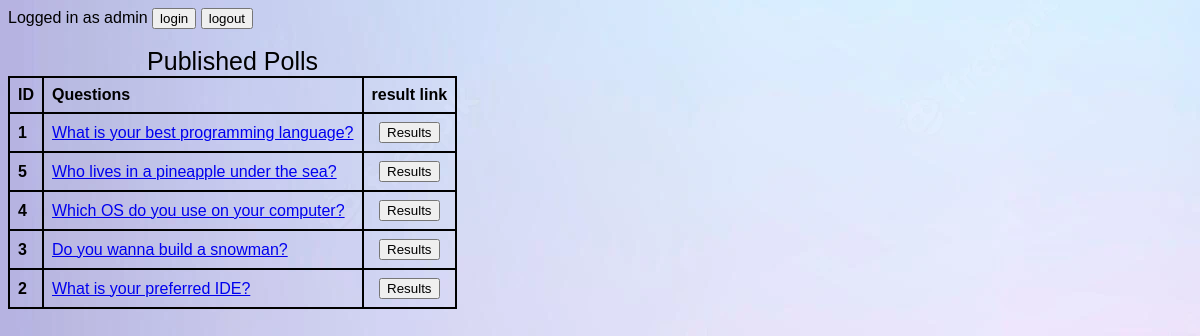
The page /polls/ (signed in) on the database its author committed.
### polls/models.py (models this page shows, shortened)
class Question(models.Model):
    question_text = models.CharField(max_length=200)
    pub_date = models.DateTimeField('date published')
    end_date = models.DateTimeField('date ending', null=True, default=None)

### polls/views.py (the view)
# urls.py: path('', views.IndexView.as_view(), name='index'),
class IndexView(generic.ListView):
    template_name = 'polls/index.html'
    context_object_name = 'latest_question_list'
    def get_queryset(self):
        return Question.objects.filter(pub_date__lte=timezone.localtime()).order_by('-pub_date')[:5]
    def get(self, request):
        if request.user.is_anonymous:
            return render(request, 'polls/index.html', context={"latest_question_list": self.get_queryset(),
                                                                "username": "Not currently logged in."})
        return render(request, 'polls/index.html', context={"latest_question_list": self.get_queryset(),
                                                            "username": "Logged in as " + request.user.username})

### polls/templates/polls/index.html (shortened to what this page needs)
{% load static %}
<link rel="stylesheet" href="{% static 'polls/style.css' %}">
<a href="http://127.0.0.1:8000/accounts/login"><button type="button" data-inline="true">{{ "login" }}</button></a>
<a href="http://127.0.0.1:8000/accounts/logout"><button type="button" data-inline="true">{{ "logout" }}</button></a> <br />
{% if latest_question_list %}
    <table class="questions">
        <caption>Published Polls</caption>
        <thead>
            <tr>
                <th>ID</th>
                <th>Questions</th>
                <th>result link</th>
            </tr>
        </thead>
        <tbody>
            {% for question in latest_question_list %}
            <tr>
                <th>{{ question.id }}</th>
                <td><a href="{% url 'polls:detail' question.id %}">{{ question.question_text }}</a></td>
                <td><a href="{% url 'polls:results' question.id %}"><button type="button">{{"Results"}}</button></a></td>
            </tr>
            {% endfor %}
        </tbody>
    </table>
{% else %}
    <p>No polls are available.</p>
{% endif %}

### polls/static/polls/style.css (style rules this page uses)
.questions { border-collapse: collapse; text-align: left; }
.questions caption { font-size: 25px }
.questions th, .questions td { border: 2px solid black; padding: 8px; }
.questions td:nth-child(3) { text-align: center; }

### rows shown on the page
Question: id "1", question_text "What is your best programming language?", value "Results"
Question: id "5", question_text "Who lives in a pineapple under the sea?", value "Results"
Question: id "4", question_text "Which OS do you use on your computer?", value "Results"
Question: id "3", question_text "Do you wanna build a snowman?", value "Results"
Question: id "2", question_text "What is your preferred IDE?", value "Results"

### other values the page prints
{{ "login" }} "login"
{{ "logout" }} "logout"
